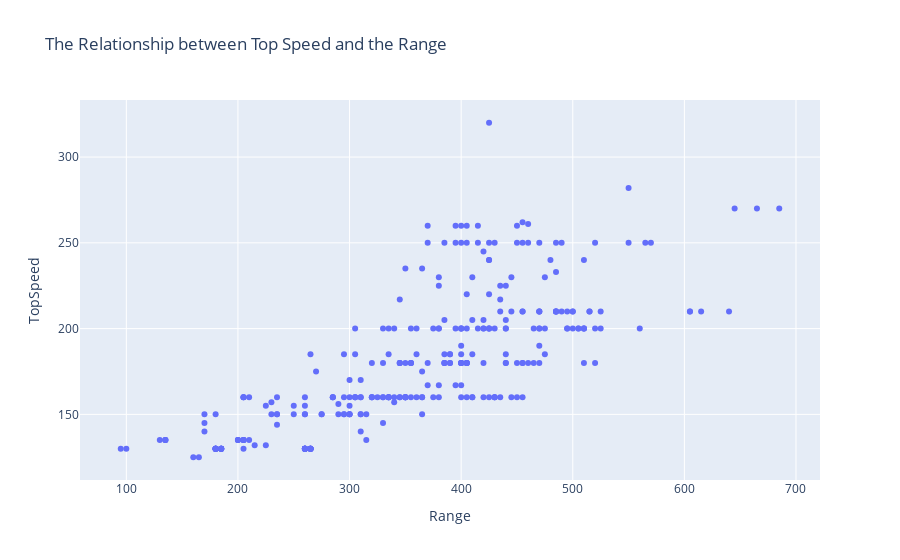

Here is the notebook cell this chart was saved with:
### Code cell
px.scatter(EV_df,x='Range',y='TopSpeed',title='The Relationship between Top Speed and the Range')

### Figure 1 — Plotly figure (JSON) as saved in the notebook; plotly's stock layout.template omitted (floating-point values rounded to 4 significant figures; data arrays with more than 128 entries replaced by an {"elided": "..."} marker saying what was removed)
{"data": [{"hovertemplate": "Range=%{x}<br>TopSpeed=%{y}<extra></extra>", "legendgroup": "", "marker": {"color": "#636efa", "symbol": "circle"}, "mode": "markers", "name": "", "orientation": "v", "showlegend": false, "type": "scatter", "x": {"elided": "309 int values"}, "xaxis": "x", "y": {"elided": "309 int values"}, "yaxis": "y"}], "layout": {"autosize": true, "legend": {"tracegroupgap": 0}, "title": {"text": "The Relationship between Top Speed and the Range"}, "xaxis": {"anchor": "y", "autorange": true, "domain": [0, 1], "range": [59.29, 720.7], "title": {"text": "Range"}, "type": "linear"}, "yaxis": {"anchor": "x", "autorange": true, "domain": [0, 1], "range": [108.9, 336.1], "title": {"text": "TopSpeed"}, "type": "linear"}}}
